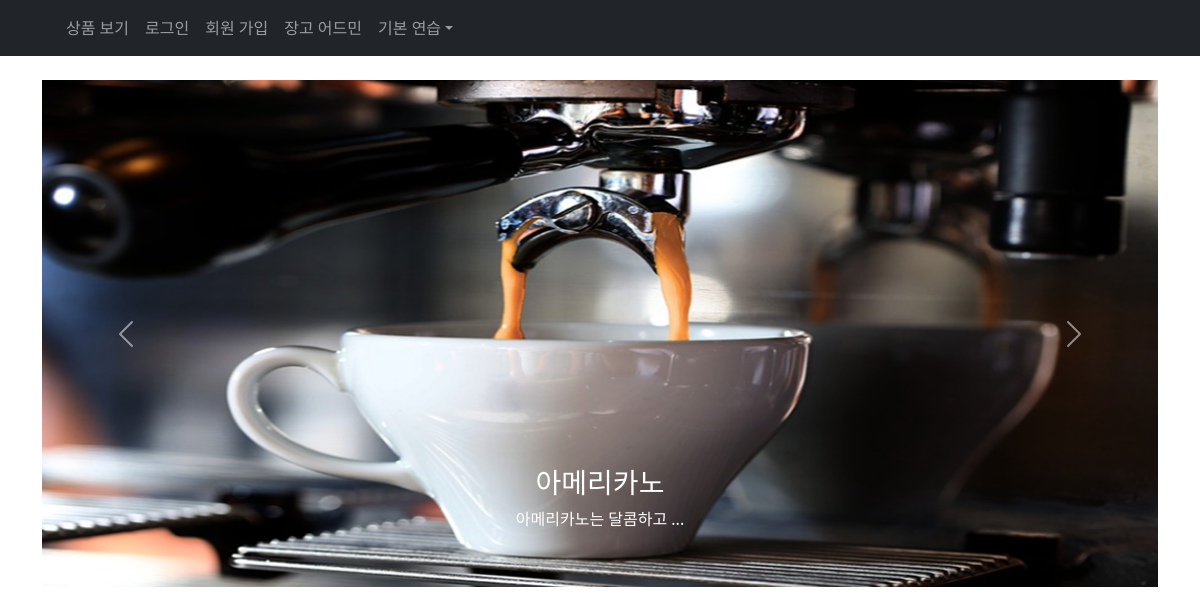
Page /homepage/ on the committed database.
### product/models.py (models this page shows, shortened)
class Product(models.Model):
    id = models.AutoField(primary_key=True)
    name = models.CharField(max_length=255, null=False, blank=False)
    price = models.IntegerField(validators=[MinValueValidator(100)], null=False)
    category = models.CharField(max_length=20, choices=Category.choices, null=False)
    stock = models.IntegerField(validators=[MinValueValidator(10), MaxValueValidator(1000)], null=False)
    image = models.ImageField(upload_to='product_images/')
    description = models.TextField(max_length=1000, null=False, blank=False)
    inputdate = models.DateField(null=True, blank=True)
    class Meta:
        db_table = "products"

### product/views.py (the view)
# urls.py: path('', RedirectView.as_view(pattern_name='product_carousel', permanent=False)),
def product_carousel(request):  #상품 목록 페이지
    products = Product.objects.filter(image__icontains='bigs')
    return render(request, 'product/product_carousel.html',
     {'products': products})

### templates/product/product_carousel.html (shortened to what this page needs)
{% extends "header.html" %}
{% load static %}
{% block content %}
<div id="productCarousel" class="carousel slide" data-bs-ride="carousel">
    <div class="carousel-inner">
        {% for product in products %}
        <div class="carousel-item {% if forloop.first %}active{% endif %}">
            <a href="">
                <img src="/media/{{ product.image }}" class="d-block w-100" alt="{{ product.name }}">
            </a>
            <div class="carousel-caption d-none d-md-block">
                <h3>{{ product.name }}</h3>
                <p>{{ product.description|truncatechars:15 }}</p>
            </div>
        </div>
        {% endfor %}
    </div>
    <button class="carousel-control-prev" type="button" data-bs-target="#productCarousel" data-bs-slide="prev">
        <span class="carousel-control-prev-icon" aria-hidden="true"></span>
    </button>
    <button class="carousel-control-next" type="button" data-bs-target="#productCarousel" data-bs-slide="next">
        <span class="carousel-control-next-icon" aria-hidden="true"></span>
    </button>
</div>
{% endblock %}

### rows in the picture
Product: image (picture), name "아메리카노", description "아메리카노는 달콤하고 ..."
